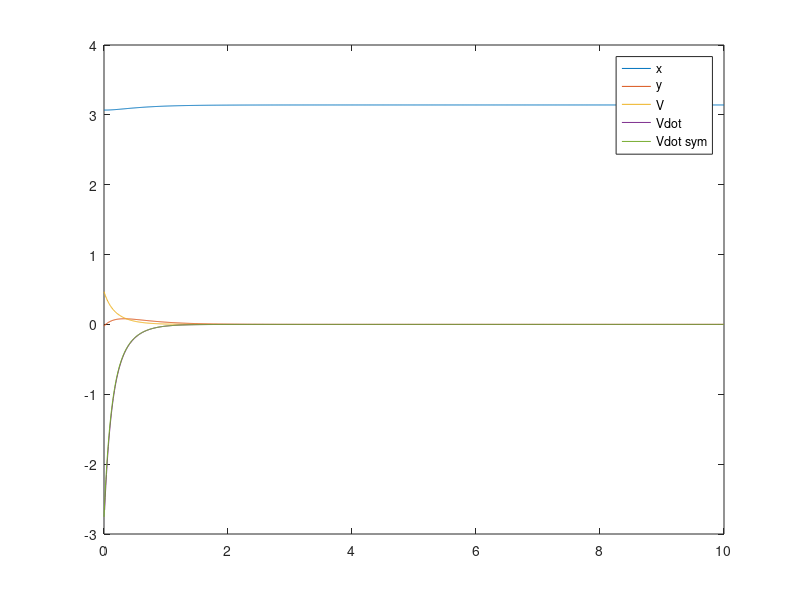
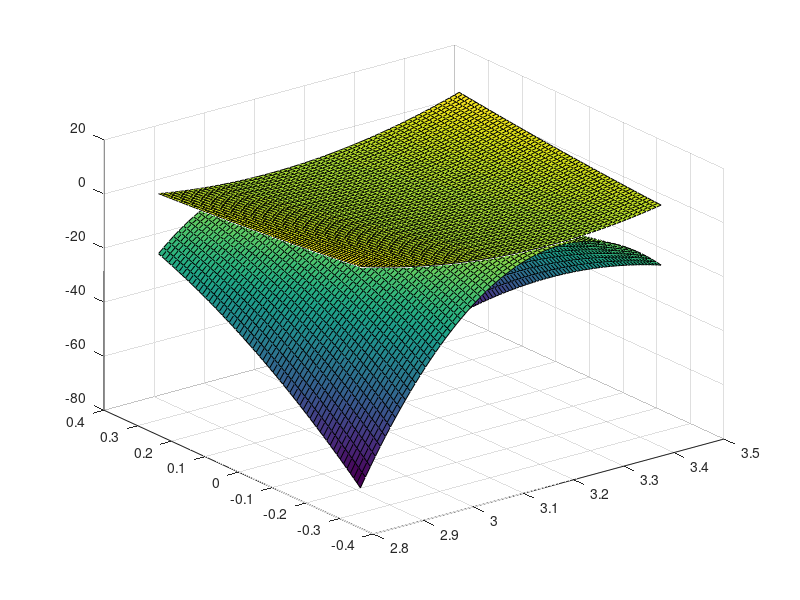

The MATLAB source for these figures, in order:
function final_point_control_check()
% close all
times=0:0.01:10;

xf = [pi; 0 ];
T = eye(2); 
% T = [-0.08434561,  0.00531625;
%       0.25015733,  0.20463393];
xf = T*xf
uf = 0.0;
R = 0.1;
x0 = xf+R*[2*(rand(2,1)-.5);];
figure;
A = [0, 1; -10*cos(xf(1)) -1]; B = [0;1];
[K,~,~]= lqr(A,B,10*eye(2),1*eye(1));
K
options = odeset('RelTol',1e-5,'Stats','on','OutputFcn',@odeplot);
[T, x] = ode45(@(t,x)pendulum_dynamics(t, x, K, uf), ...
                    times, x0, options) ;

V = (((-3.1415926535897931 + x(:,1)) .* (75.8897821199551 .* (-3.1415926535897931 + x(:,1)) + 20.488088481701539 .* (2.0816681711721685e-17 + x(:,2)))) + ((20.488088481701546 .* (-3.1415926535897931 + x(:,1)) + 7.0404605568130663 .* (2.0816681711721685e-17 + x(:,2))) .* (2.0816681711721685e-17 + x(:,2))));;
Vdot_s = ((x(:,2) .* (151.7795642399102 .* (-3.1415926535897931 + x(:,1)) + 40.976176963403084 .* (2.0816681711721685e-17 + x(:,2)))) + ((-1.1234210635102447e-16 - 10.488088481701546 .* (-3.1415926535897931 + x(:,1)) - 7.1404605568130659 .* (2.0816681711721685e-17 + x(:,2)) + ((-10 .* ((-3.1415926535897931 + x(:,1)).^3)) / 6) + ((-1.2246467991473533e-15 .* ((-3.1415926535897931 + x(:,1)).^4)) / 24) + ((1.2246467991473533e-15 .* ((-3.1415926535897931 + x(:,1)).^2)) / 2) + ((10 .* ((-3.1415926535897931 + x(:,1)).^5)) / 120)) .* (40.976176963403084 .* (-3.1415926535897931 + x(:,1)) + 14.080921113626133 .* (2.0816681711721685e-17 + x(:,2)))));
hold off;
plot(T, x(:,1), T, x(:,2)); hold on;
plot(T, V)
Vdot = diff(V)./diff(T);
plot(T(2:end), Vdot);
plot(T, Vdot_s);
legend('x','y','V', 'Vdot', 'Vdot sym')
figure;
[x, y] = meshgrid((xf(1)-3*R):.01:(xf(1)+3*R), (xf(2)-3*R):0.01:(xf(2)+3*R));
VT = (((-3.1415926535897931 + x) .* (75.8897821199551 .* (-3.1415926535897931 + x) + 20.488088481701539 .* (2.0816681711721685e-17 + y))) + ((20.488088481701546 .* (-3.1415926535897931 + x) + 7.0404605568130663 .* (2.0816681711721685e-17 + y)) .* (2.0816681711721685e-17 + y)));
VTd = ((y .* (151.7795642399102 .* (-3.1415926535897931 + x) + 40.976176963403084 .* (2.0816681711721685e-17 + y))) + ((-1.1234210635102447e-16 - 10.488088481701546 .* (-3.1415926535897931 + x) - 7.1404605568130659 .* (2.0816681711721685e-17 + y) + ((-10 .* ((-3.1415926535897931 + x).^3)) / 6) + ((-1.2246467991473533e-15 .* ((-3.1415926535897931 + x).^4)) / 24) + ((1.2246467991473533e-15 .* ((-3.1415926535897931 + x).^2)) / 2) + ((10 .* ((-3.1415926535897931 + x).^5)) / 120)) .* (40.976176963403084 .* (-3.1415926535897931 + x) + 14.080921113626133 .* (2.0816681711721685e-17 + y))));

surf(x,y,VT); hold on
surf(x,y,VTd)
return


xf = [ 1.50000000e+00; 0;  7.85398163e-01];
x0 = xf+0.1*[2*(rand(2,1)-.5); 2*(rand(1,1)-.5)];
% x0 = [1.04; .332 ; 0.797];
figure;
% subplot(211);
options = odeset('RelTol',1e-5,'Stats','on');%,'OutputFcn',@odeplot);
[T, xcl] = ode45(@(t,x)approx_dynamics(t, x, xf), ...
                    times, x0, options) ;
% figure;
% plot(xcl(:,1), xcl(:,2)); hold all
%plot(x(1,:), x(2,:));
hold all;
V = (((-1.4999999999999998 + xcl(:,1)) .* (4.8008600999593014 .* (-1.4999999999999998 + xcl(:,1)) ...
       - 0.98790740152737377 .* (-0.78539816339744839 + xcl(:,3)) - 1.4491942689985993 .* ...
       (6.9388939039072284e-18 + xcl(:,2)))) + ((-0.78539816339744839 + xcl(:,3)) .* ( - ...
       0.98790740152737322 .* (-1.4999999999999998 + xcl(:,1)) + 1.4361830490185388 .* ...
       (-0.78539816339744839 + xcl(:,3)) + 0.68372066922887398 .* (6.9388939039072284e-18 + ...
       xcl(:,2)))) + (( - 1.4491942689985997 .* (-1.4999999999999998 + xcl(:,1)) + ...
       0.68372066922887442 .* (-0.78539816339744839 + xcl(:,3)) + 4.5682688351564416 ...
       * (6.9388939039072284e-18 + xcl(:,2))) .* (6.9388939039072284e-18 + xcl(:,2))));
Vdot = diff(V)./diff(T);
plot(T, xcl(:,1),'b-', T, xcl(:,2), 'b-');
plot(T, V, 'r-');
plot(T(2:end), 10*Vdot, 'g-');
Qf =  [ 4.8008601 , -1.44919427, -0.9879074 ;
       -1.44919427,  4.56826884,  0.68372067;
       -0.9879074 ,  0.68372067,  1.43618305];
tmp = Qf*(xcl-xf')';
% Vanother = zeros(size(T));
% for i=1:size(tmp,2)
%     Vanother(i) = (xcl(i,:)-xf')*tmp(:,i);
% end
% plot(T, 100*Vanother, '.');  
   
% subplot(212);
[T, xcl] = ode45(@(t,x)full_dynamics(t, x, xf), ...
                    times, x0, options) ;
hold all;
V = (((-1.4999999999999998 + xcl(:,1)) .* (4.8008600999593014 .* (-1.4999999999999998 + xcl(:,1)) ...
       - 0.98790740152737377 .* (-0.78539816339744839 + xcl(:,3)) - 1.4491942689985993 .* ...
       (6.9388939039072284e-18 + xcl(:,2)))) + ((-0.78539816339744839 + xcl(:,3)) .* ( - ...
       0.98790740152737322 .* (-1.4999999999999998 + xcl(:,1)) + 1.4361830490185388 .* ...
       (-0.78539816339744839 + xcl(:,3)) + 0.68372066922887398 .* (6.9388939039072284e-18 + ...
       xcl(:,2)))) + (( - 1.4491942689985997 .* (-1.4999999999999998 + xcl(:,1)) + ...
       0.68372066922887442 .* (-0.78539816339744839 + xcl(:,3)) + 4.5682688351564416 ...
       * (6.9388939039072284e-18 + xcl(:,2))) .* (6.9388939039072284e-18 + xcl(:,2))));
Vdot = diff(V)./diff(T);
plot(T, xcl(:,1), 'b:', T, xcl(:,2), 'b:');
plot(T, V, 'r:');
plot(T(2:end), 10*Vdot, 'g:');

end

function xdot = pendulum_dynamics(t,x, K, uf)
    xdot = 0*x;
    %u = -[0.48808848, 3.31303139] * ([x(1); x(2)] - [pi; 0]);
%     xdot(1) = x(2);
%     xdot(2) = (-10.488088481701503 * (-3.1415926535897931 + x(1)) - ...
%                 7.1397602875308754 * (-3.4694469519536142e-18 + x(2)) + ...
%                 ((-10 * ((-3.1415926535897931 + x(1))^3)) / 6));% + ...
xdot(1) = x(2);
xdot(2) =(-1.1234210635102447e-16 - 10.488088481701546 * (-3.1415926535897931 + x(1)) - 7.1404605568130659 * (2.0816681711721685e-17 + x(2)) + ((-10 * ((-3.1415926535897931 + x(1))^3)) / 6) + ((-1.2246467991473533e-15 * ((-3.1415926535897931 + x(1))^4)) / 24) + ((1.2246467991473533e-15 * ((-3.1415926535897931 + x(1))^2)) / 2) + ((10 * ((-3.1415926535897931 + x(1))^5)) / 120));

% xdot(1) = x(2);
% xdot(2) = -10.488088481701546 * (-pi + x(1)) - 7.1404605568130659 * x(2) + ((-10 * ((-pi + x(1))^3)) / 6) ;

end

function xdot = pendulum_full_dynamics(t,x, K)
    xdot = 0*x;
%     u = -[0.48808848, 3.31303139] * ([x(1); x(2)] - [pi; 0]);
%     u=0;
    u = -K * ([x(1); x(2)] - [pi; 0]);
    xdot(1) = x(2);
    xdot(2) = (u - 10*sin(x(1)) );
end

function xdot = the_dynamics(t, x)
    xdot = x;

    xdot(1) = (( - 1.7996170331373038 * (-1.4999999999999998 + x(1)) - 0.614088168801185 * (-0.78539816339744839 + x(3)) - 2.6002650891865011 * (6.9388939039072284e-18 + x(2))) * (0.70710678118654746 - 0.70710678118654757 * (-0.78539816339744839 + x(3)) - ((0.70710678118654746 * ((-0.78539816339744839 + x(3))^2)) / 2) + ((0.70710678118654746 * ((-0.78539816339744839 + x(3))^4)) / 24) + ((0.70710678118654757 * ((-0.78539816339744839 + x(3))^3)) / 6)));
    xdot(2) = (( - 1.7996170331373038 * (-1.4999999999999998 + x(1)) - 0.614088168801185 * (-0.78539816339744839 + x(3)) - 2.6002650891865011 * (6.9388939039072284e-18 + x(2))) * (0.70710678118654757 + 0.70710678118654746 * (-0.78539816339744839 + x(3)) - ((0.70710678118654746 * ((-0.78539816339744839 + x(3))^3)) / 6) - ((0.70710678118654757 * ((-0.78539816339744839 + x(3))^2)) / 2)));
    xdot(3) = (( - 1.7996170331373038 * (-1.4999999999999998 + x(1)) - 0.614088168801185 * (-0.78539816339744839 + x(3)) - 2.6002650891865011 * (6.9388939039072284e-18 + x(2))) * (2.600265089186502 * (-1.4999999999999998 + x(1)) - 3.7801687063692455 * (-0.78539816339744839 + x(3)) - 1.7996170331373023 * (6.9388939039072284e-18 + x(2)) + ((2 * ((2.600265089186502 * (-1.4999999999999998 + x(1)) - 3.7801687063692455 * (-0.78539816339744839 + x(3)) - 1.7996170331373023 * (6.9388939039072284e-18 + x(2)))^3)) / 6)));
    
end


function xdot = approx_dynamics(t,x,x_d)
    xdot = x;
    L=1;
    u_d = [0;0];
    K = [-2.60026509,  1.79961703,  3.78016871; ...
          1.79961703,  2.60026509,  0.61408817];

    
    U = u_d - K*(x-x_d); 
	delta_fb = U(1);
	u_fb = U(2);
	theta = x(3);
            
%   xdot(1) = u_fb*taylor_cos(theta, x_d(3));
% 	xdot(2) = u_fb*taylor_sin(theta, x_d(3));
% 	xdot(3) = u_fb*taylor_tan(delta_fb, u_d(1))/L;
%     xdot(1) = ( - 1.2725214076702032 * (-1.4999999999999998 + x(1)) - 0.43422590840574715 * (-0.78539816339744839 + x(3)) - 1.8386650774464175 * (6.9388939039072284e-18 + x(2)) + ((0.86845181681149441 * ((-0.78539816339744839 + x(3))^2)) / 2) + 3 * ((1.2725214076702032 * (-1.4999999999999998 + x(1)) * ((-0.78539816339744839 + x(3))^2)) / 6) + 2 * ((1.2725214076702034 * (-1.4999999999999998 + x(1)) * (-0.78539816339744839 + x(3))) / 2) + ((1.3026777252172415 * ((-0.78539816339744839 + x(3))^3)) / 6) + 3 * ((1.8386650774464175 * ((-0.78539816339744839 + x(3))^2) * (6.9388939039072284e-18 + x(2))) / 6) + 2 * ((1.8386650774464179 * (-0.78539816339744839 + x(3)) * (6.9388939039072284e-18 + x(2))) / 2));
%     xdot(2) = ( - 1.2725214076702034 * (-1.4999999999999998 + x(1)) - 0.43422590840574721 * (-0.78539816339744839 + x(3)) - 1.8386650774464179 * (6.9388939039072284e-18 + x(2)) + 2 * ((-1.8386650774464175 * (-0.78539816339744839 + x(3)) * (6.9388939039072284e-18 + x(2))) / 2) + 2 * ((-1.2725214076702032 * (-1.4999999999999998 + x(1)) * (-0.78539816339744839 + x(3))) / 2) + ((-0.8684518168114943 * ((-0.78539816339744839 + x(3))^2)) / 2) + 3 * ((1.2725214076702034 * (-1.4999999999999998 + x(1)) * ((-0.78539816339744839 + x(3))^2)) / 6) + ((1.3026777252172417 * ((-0.78539816339744839 + x(3))^3)) / 6) + 3 * ((1.8386650774464179 * ((-0.78539816339744839 + x(3))^2) * (6.9388939039072284e-18 + x(2))) / 6));
%     xdot(3) = (((-9.3589626903446383 * ((-1.4999999999999998 + x(1))^2)) / 2) + 2 * ((-3.522757068084176 * (-1.4999999999999998 + x(1)) * (6.9388939039072284e-18 + x(2))) / 2) + ((4.6427137573076687 * ((-0.78539816339744839 + x(3))^2)) / 2) + 2 * ((5.2060639650985125 * (-1.4999999999999998 + x(1)) * (-0.78539816339744839 + x(3))) / 2) + ((9.3589626903446277 * ((6.9388939039072284e-18 + x(2))^2)) / 2) + 2 * ((10.934564246829954 * (-0.78539816339744839 + x(3)) * (6.9388939039072284e-18 + x(2))) / 2));
xdot(1) = ( - 1.2725214076702032 * (-1.4999999999999998 + x(1)) - 0.43422590840574715 * (-0.78539816339744839 + x(3)) - 1.8386650774464175 * (6.9388939039072284e-18 + x(2)) + 4 * ((-1.8386650774464179 * ((-0.78539816339744839 + x(3))^3) * (6.9388939039072284e-18 + x(2))) / 24) + ((-1.7369036336229888 * ((-0.78539816339744839 + x(3))^4)) / 24) + 4 * ((-1.2725214076702034 * (-1.4999999999999998 + x(1)) * ((-0.78539816339744839 + x(3))^3)) / 24) + ((0.86845181681149441 * ((-0.78539816339744839 + x(3))^2)) / 2) + 3 * ((1.2725214076702032 * (-1.4999999999999998 + x(1)) * ((-0.78539816339744839 + x(3))^2)) / 6) + 2 * ((1.2725214076702034 * (-1.4999999999999998 + x(1)) * (-0.78539816339744839 + x(3))) / 2) + ((1.3026777252172415 * ((-0.78539816339744839 + x(3))^3)) / 6) + 3 * ((1.8386650774464175 * ((-0.78539816339744839 + x(3))^2) * (6.9388939039072284e-18 + x(2))) / 6) + 2 * ((1.8386650774464179 * (-0.78539816339744839 + x(3)) * (6.9388939039072284e-18 + x(2))) / 2));
xdot(2) = ( - 1.2725214076702034 * (-1.4999999999999998 + x(1)) - 0.43422590840574721 * (-0.78539816339744839 + x(3)) - 1.8386650774464179 * (6.9388939039072284e-18 + x(2)) + 2 * ((-1.8386650774464175 * (-0.78539816339744839 + x(3)) * (6.9388939039072284e-18 + x(2))) / 2) + 2 * ((-1.2725214076702032 * (-1.4999999999999998 + x(1)) * (-0.78539816339744839 + x(3))) / 2) + ((-0.8684518168114943 * ((-0.78539816339744839 + x(3))^2)) / 2) + 4 * ((1.2725214076702032 * (-1.4999999999999998 + x(1)) * ((-0.78539816339744839 + x(3))^3)) / 24) + 3 * ((1.2725214076702034 * (-1.4999999999999998 + x(1)) * ((-0.78539816339744839 + x(3))^2)) / 6) + ((1.3026777252172417 * ((-0.78539816339744839 + x(3))^3)) / 6) + ((1.7369036336229886 * ((-0.78539816339744839 + x(3))^4)) / 24) + 4 * ((1.8386650774464175 * ((-0.78539816339744839 + x(3))^3) * (6.9388939039072284e-18 + x(2))) / 24) + 3 * ((1.8386650774464179 * ((-0.78539816339744839 + x(3))^2) * (6.9388939039072284e-18 + x(2))) / 6));
xdot(3) = (((-253.11795774158807 * ((-1.4999999999999998 + x(1))^4)) / 24) + 6 * ((-204.69078848468808 * ((-1.4999999999999998 + x(1))^2) * ((-0.78539816339744839 + x(3))^2)) / 24) + 9 * ((-150.26579688001956 * (-1.4999999999999998 + x(1)) * (-0.78539816339744839 + x(3)) * ((6.9388939039072284e-18 + x(2))^2)) / 24) + 3 * ((-150.26579688001954 * (-1.4999999999999998 + x(1)) * (-0.78539816339744839 + x(3)) * ((6.9388939039072284e-18 + x(2))^2)) / 24) + 6 * ((-144.12909521105536 * (-1.4999999999999998 + x(1)) * ((-0.78539816339744839 + x(3))^2) * (6.9388939039072284e-18 + x(2))) / 24) + 5 * ((-144.12909521105533 * (-1.4999999999999998 + x(1)) * ((-0.78539816339744839 + x(3))^2) * (6.9388939039072284e-18 + x(2))) / 24) + ((-144.1290952110553 * (-1.4999999999999998 + x(1)) * ((-0.78539816339744839 + x(3))^2) * (6.9388939039072284e-18 + x(2))) / 24) + 4 * ((-110.40793595936748 * (-1.4999999999999998 + x(1)) * ((6.9388939039072284e-18 + x(2))^3)) / 24) + ((-9.3589626903446383 * ((-1.4999999999999998 + x(1))^2)) / 2) + 2 * ((-3.522757068084176 * (-1.4999999999999998 + x(1)) * (6.9388939039072284e-18 + x(2))) / 2) + ((4.6427137573076687 * ((-0.78539816339744839 + x(3))^2)) / 2) + 2 * ((5.2060639650985125 * (-1.4999999999999998 + x(1)) * (-0.78539816339744839 + x(3))) / 2) + ((9.3589626903446277 * ((6.9388939039072284e-18 + x(2))^2)) / 2) + 2 * ((10.934564246829954 * (-0.78539816339744839 + x(3)) * (6.9388939039072284e-18 + x(2))) / 2) + 6 * ((20.530105119262458 * ((-1.4999999999999998 + x(1))^2) * (-0.78539816339744839 + x(3)) * (6.9388939039072284e-18 + x(2))) / 24) + 3 * ((20.530105119262466 * ((-1.4999999999999998 + x(1))^2) * (-0.78539816339744839 + x(3)) * (6.9388939039072284e-18 + x(2))) / 24) + 2 * ((20.530105119262487 * ((-1.4999999999999998 + x(1))^2) * (-0.78539816339744839 + x(3)) * (6.9388939039072284e-18 + x(2))) / 24) + ((20.530105119262494 * ((-1.4999999999999998 + x(1))^2) * (-0.78539816339744839 + x(3)) * (6.9388939039072284e-18 + x(2))) / 24) + 2 * ((39.952794597684104 * ((-1.4999999999999998 + x(1))^3) * (6.9388939039072284e-18 + x(2))) / 24) + 2 * ((39.952794597684111 * ((-1.4999999999999998 + x(1))^3) * (6.9388939039072284e-18 + x(2))) / 24) + 4 * ((57.51536955197858 * (-1.4999999999999998 + x(1)) * ((-0.78539816339744839 + x(3))^3)) / 24) + 4 * ((65.938703934695283 * ((-1.4999999999999998 + x(1))^2) * ((6.9388939039072284e-18 + x(2))^2)) / 24) + 2 * ((65.938703934695297 * ((-1.4999999999999998 + x(1))^2) * ((6.9388939039072284e-18 + x(2))^2)) / 24) + ((121.24054987219706 * ((6.9388939039072284e-18 + x(2))^4)) / 24) + 2 * ((198.16117981733629 * (-0.78539816339744839 + x(3)) * ((6.9388939039072284e-18 + x(2))^3)) / 24) + 2 * ((198.16117981733632 * (-0.78539816339744839 + x(3)) * ((6.9388939039072284e-18 + x(2))^3)) / 24) + ((254.38707618198993 * ((-1.4999999999999998 + x(1))^3) * (-0.78539816339744839 + x(3))) / 24) + 3 * ((254.38707618198995 * ((-1.4999999999999998 + x(1))^3) * (-0.78539816339744839 + x(3))) / 24) + ((265.37149117095504 * ((-0.78539816339744839 + x(3))^4)) / 24) + 6 * ((297.54506363084107 * ((-0.78539816339744839 + x(3))^2) * ((6.9388939039072284e-18 + x(2))^2)) / 24) + 4 * ((375.67017472556995 * ((-0.78539816339744839 + x(3))^3) * (6.9388939039072284e-18 + x(2))) / 24));
end


function xdot = full_dynamics(t,x,x_d)
    xdot = x;
    L=1;
    u_d = [0;0];
    K = [-2.60026509,  1.79961703,  3.78016871; ...
          1.79961703,  2.60026509,  0.61408817];

    
    U = u_d - K*(x-x_d); 
	delta_fb = U(1);
	u_fb = U(2);
	theta = x(3);
            
%   xdot(1) = u_fb*cos(theta);
% 	xdot(2) = u_fb*sin(theta);
% 	xdot(3) = u_fb*tan(delta_fb)/L;
    xdot(1) = (( - 1.7996170331373038 * (-1.4999999999999998 + x(1)) - 0.614088168801185 * (-0.78539816339744839 + x(3)) - 2.6002650891865011 * (6.9388939039072284e-18 + x(2))) * cos(x(3)));
    xdot(2) = (( - 1.7996170331373038 * (-1.4999999999999998 + x(1)) - 0.614088168801185 * (-0.78539816339744839 + x(3)) - 2.6002650891865011 * (6.9388939039072284e-18 + x(2))) * sin(x(3)));
    xdot(3) = (( - 1.7996170331373038 * (-1.4999999999999998 + x(1)) - 0.614088168801185 * (-0.78539816339744839 + x(3)) - 2.6002650891865011 * (6.9388939039072284e-18 + x(2))) * tan((2.600265089186502 * (-1.4999999999999998 + x(1)) - 3.7801687063692455 * (-0.78539816339744839 + x(3)) - 1.7996170331373023 * (6.9388939039072284e-18 + x(2)))));
end

function tc = taylor_cos(x, x0)
	tc = ( cos(x0) - sin(x0)*(x-x0) - (cos(x0)*(x-x0)^2)/2.0 ...
		 + (sin(x0)*(x-x0)^3)/6.0 + (cos(x0)*(x-x0)^4)/24.0 ) ;
end

function ts = taylor_sin(x, x0)
    ts = ( sin(x0) + cos(x0)*(x-x0) - (sin(x0)*(x-x0)^2)/2.0 ...
         - (cos(x0)*(x-x0)^3)/6.0  ) ;
end
function tt = taylor_tan(x, x0)
	tt = ( tan(x0) + (tan(x0)^2+1.0)*(x-x0) + ...
	     ((2.0*tan(x0)*(tan(x0)^2 + 1.0))*(x-x0)^2)/2.0  + ...
	     ((2.0*(tan(x0)^2 + 1)^2 + (4.0*tan(x0)^2)*(tan(x0)^2 + 1.0))...
             *(x-x0)^3)/6.0 );
end
